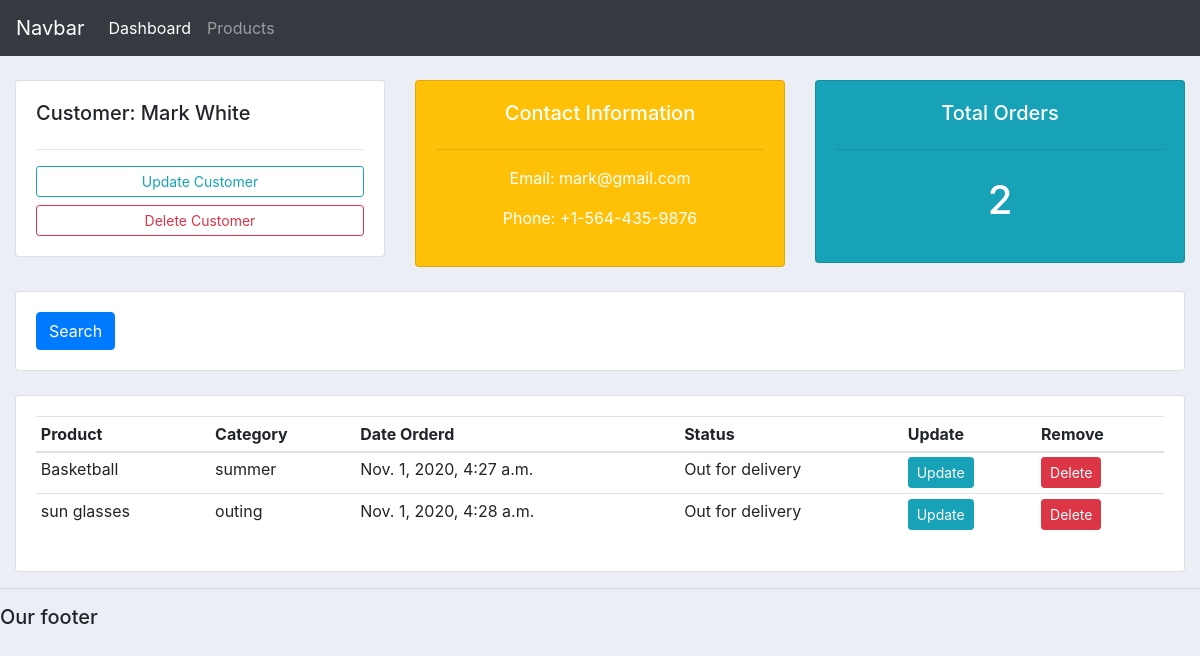
Page /view_customer/2/ on the committed database.
### crmapp/models.py (models this page shows, shortened)
class Customer(models.Model):
    name    = models.CharField(max_length=200, null=True)
    phone   = models.CharField(max_length=200, null=True)
    email   = models.EmailField(max_length=200, null=True)
    date_created    = models.DateTimeField(auto_now_add=True)
    def __str__(self):
        return self.name

class Order(models.Model):
    options = (
        ('Pending', 'Pending'),
        ('Out for delivery', 'Out for delivery'),
        ('Delivered', 'Delivered'),
    )
    customer = models.ForeignKey(Customer, on_delete=models.CASCADE)
    product = models.ForeignKey(Product, on_delete=models.CASCADE)
    date_created = models.DateTimeField(auto_now_add=True)
    status = models.CharField(choices=options, null=True, max_length=200)
    class Meta:
        ordering = ['-date_created']

class Product(models.Model):
    name    = models.CharField(max_length=200)
    price   = models.FloatField()
    category = models.ForeignKey(Category, on_delete=models.PROTECT)
    description = models.TextField(blank=True, null=True)
    date_created = models.DateTimeField(auto_now_add=True)

class Category(models.Model):
    name = models.CharField(max_length=200)
    def __str__(self):
        return self.name

### crmapp/views.py (the view)
# urls.py: path('view_customer/<int:pk>/', CustomerDetailView.as_view(), name='view_customer'),
class CustomerDetailView(DetailView):
    model = Customer
    template_name = 'crmapp/customer.html'
    context_object_name = 'customer'
    def get_context_data(self, **kwargs):
        context = super(CustomerDetailView, self).get_context_data(**kwargs)
        orders = Order.objects.filter(customer=self.object)
        context['orders'] = orders
        products = Product.objects.filter(name=self.object)
        context['products'] = products
        return context

### crmapp/templates/crmapp/customer.html
{%  extends 'crmapp/main.html' %}
{% block content %}
	<br>
<div class="row">
	<div class="col-md">
		<div class="card card-body">
			<h5>Customer: {{customer.name}}</h5>
			<hr>
			<a class="btn btn-outline-info  btn-sm btn-block" href="">Update Customer</a>
			<a class="btn btn-outline-danger  btn-sm btn-block" href="">Delete Customer</a>
		</div>
	</div>
	<div class="col-md">
		<div class="card card-body bg-warning text-center text-white">
			<h5>Contact Information</h5>
			<hr>
			<p>Email: {{customer.email}} </p>
			<p>Phone: {{customer.phone}}</p>
		</div>
	</div>
	<div class="col-md">
		<div class="card card-body bg-info">
			<h5 class="text-center text-white">Total Orders</h5>
			<hr>
			{% if orders %}
				{% with orders.count as total_orders %}
				<h1 style="text-align: center;padding: 10px" class="text-white">{{total_orders}}</h1>
				{% endwith %}
			{% else %}
			<h1 style="text-align: center;padding: 10px" class="text-white">N/A</h1>
			{% endif %}
		</div>
	</div>
</div>
<br>
<div class="row">
	<div class="col">
		<div class="card card-body">
			<form method="get">
		    <button class="btn btn-primary" type="submit">Search</button>
		  </form>
		</div>
	</div>
</div>
<br>
<div class="row">
	<div class="col-md">
		<div class="card card-body">
			<table class="table table-sm">
				<thead>
					<tr>
						<th>Product</th>
						<th>Category</th>
						<th>Date Orderd</th>
						<th>Status</th>
						<th>Update</th>
						<th>Remove</th>
					</tr>
				</thead>
				<tbody>
					{% for order in orders %}
					<tr>
					<td>{{order.product.name}}</td>
					<td>{{order.product.category}}</td>
					<td>{{order.product.date_created}}</td>
					<td>{{order.status}}</td>
					<td><button class="btn btn-sm btn-info" type="submit">Update</button></td>
					<td><button class="btn btn-sm btn-danger" type="submit">Delete</button></td>
					</tr>
					{% endfor %}
				</tbody>
			</table>
		</div>
	</div>
</div>
{% endblock %}

### static/css/style.css (style rules this page uses)
body { background-color: #ebeff5; }

### rows in the picture
Customer: name "Mark White", email "mark@gmail.com", phone "+1-564-435-9876"
Order: product.name "Basketball", product.category "summer", product.date_created "Nov. 1, 2020, 4:27 a.m.", status "Out for delivery"
Order: product.name "sun glasses", product.category "outing", product.date_created "Nov. 1, 2020, 4:28 a.m.", status "Out for delivery"

### other values in the picture
{{ total_orders }} "2"
